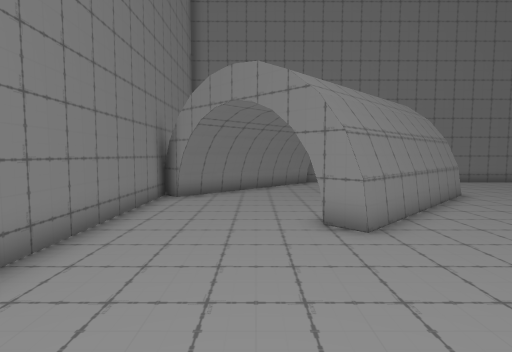
View 1 (above)

20 first-person views from a walk through a scene from a Unity 3-D project. The camera is 1.5 m above the floor, tilts 4° down and sees 80° across. The floor is counted in squares, 1 m on a side. Each view is taken from the middle of a square. On the plan, view 1 faces up. The plan holds only what a view shows up to about 15 squares ahead; the rest is blank. The player character is not drawn.

View 2
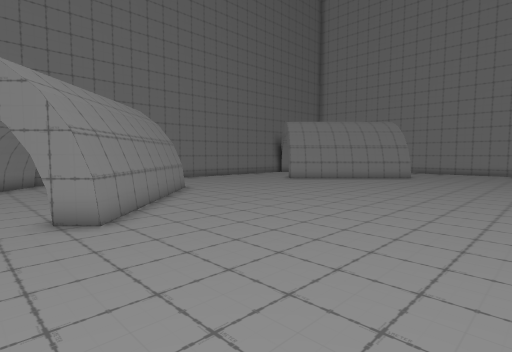

View 3
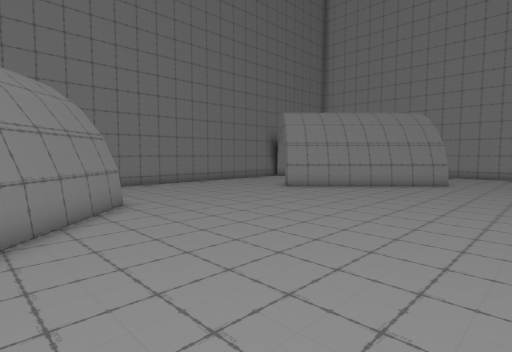

View 4
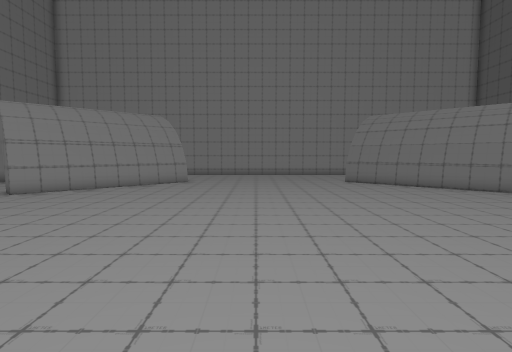

View 5
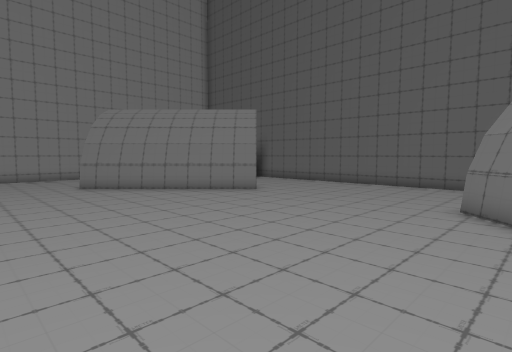

View 6
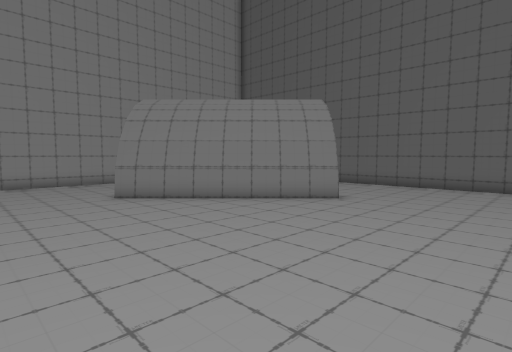

View 7
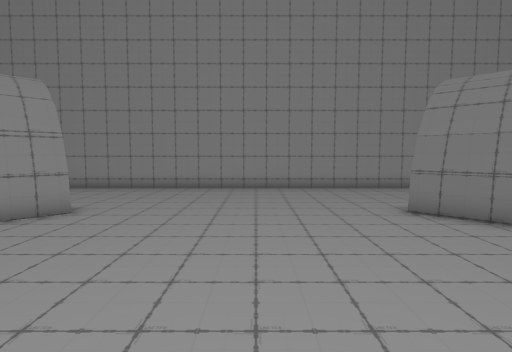

View 8
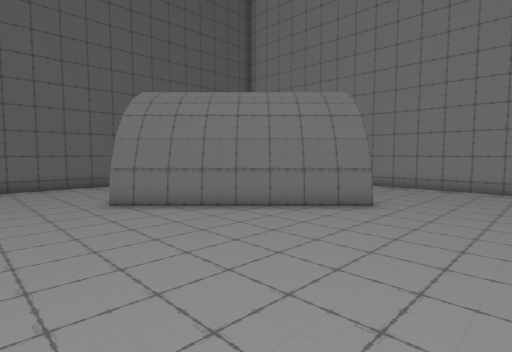

View 9
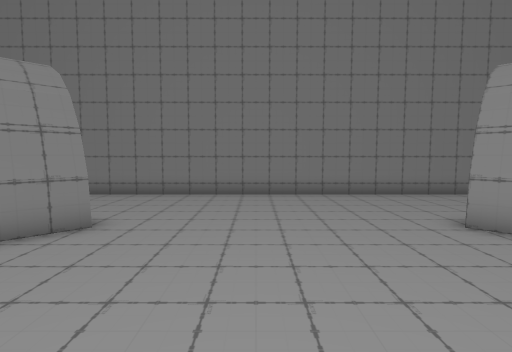

View 10
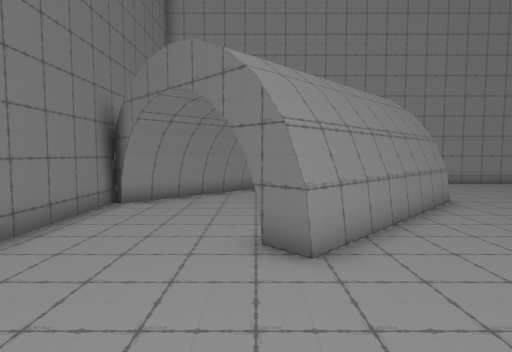

View 11
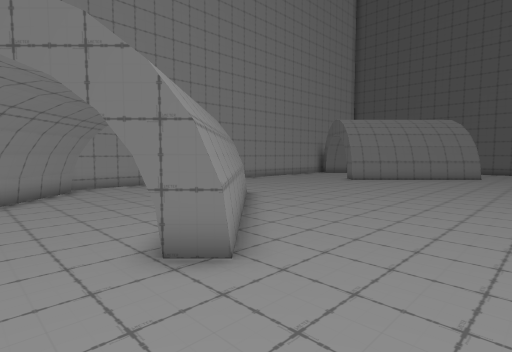

View 12
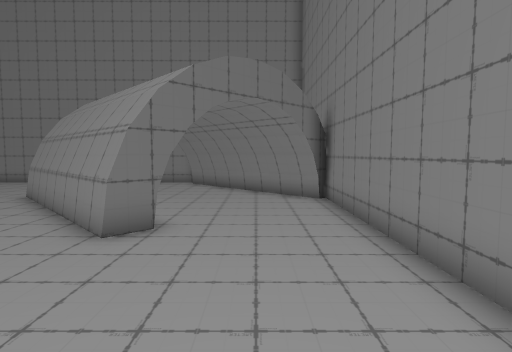

View 13
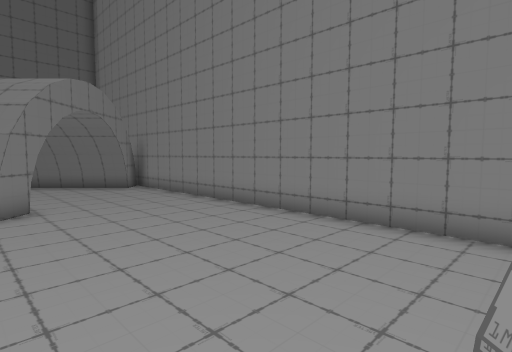

View 14
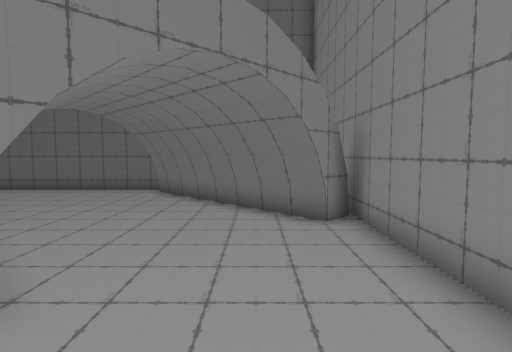

View 15
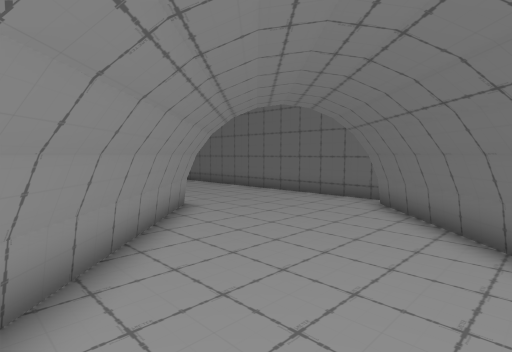

View 16
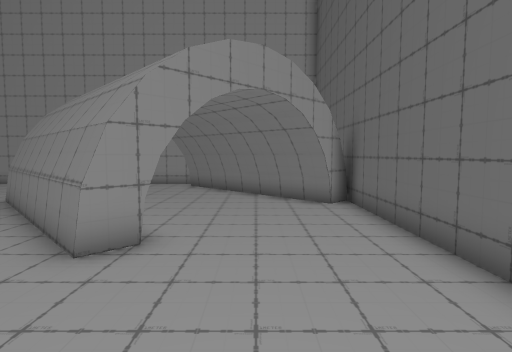

View 17
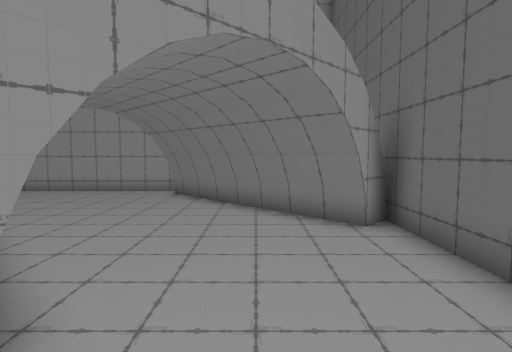

View 18
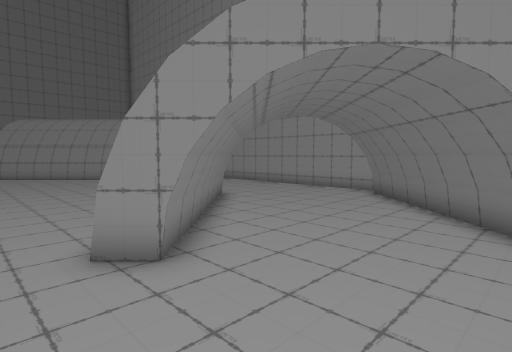

View 19
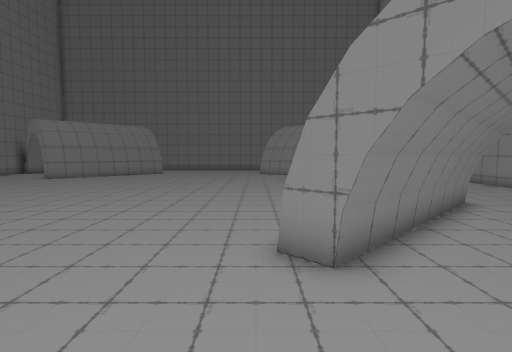

View 20
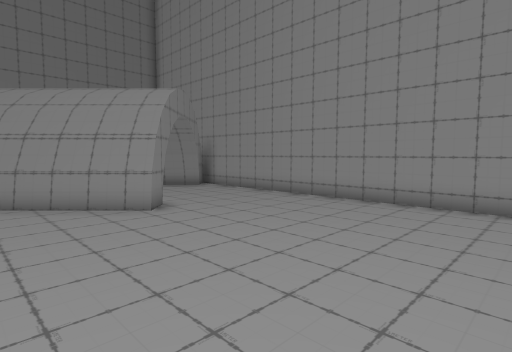

### Floor plan
Points are (right, up) in squares from view 1. A wall is a line through its corners. A room is listed if a view was taken in it or the views show most of it. See-through windows are left out.
Room 1 (views 1, 2, 3, 4, 5, 6, 7, 8, 9, 10, 11, 12, 13, 14, 15, 16, 17, 18, 19, 20)
walls: (2.3, -2.9) (7.8, -8.4); (15.4, -8.4) (20.9, -2.9); (7.1, -9.1) (2.1, -4); (7.6, 11.3) (2.1, 5.8); (20.8, 5.8) (15.4, 11.3); (1.2, -3.9) (2.1, -3) (7.6, -8.6); (6.9, -9.3) (1.7, -4.1); (21.6, -3.6) (16, -9.2); (21.8, -3.8) (16.3, -9.3) (15.6, -8.6) (21, -3.1); (6.5, 12.4) (7.4, 11.4) (2, 6) (1, 6.9); (21.9, 6.9) (21, 5.9) (15.5, 11.4) (16.4, 12.3); (-2.6, -7.7) (2.9, -13.2); (20, -13.1) (25.5, -7.6); (3, 15.8) (-2.4, 10.3) (-3.4, 11.3); (3.1, -14) (21.6, -14); (20.2, -13.3) (25.7, -7.8); (2.9, 16) (-2.6, 10.5); (25.4, 10.3) (19.9, 15.8); (-3.3, -8.5) (-2.4, -7.5) (3.2, -13); (2.8, 16.2) (-2.8, 10.6); (25.5, 10.4) (20, 15.9); (25.7, 10.6) (20.1, 16.1); (26.5, -7.6) (26.5, 10.4); (-3.4, 11.8) (-3.4, -9.5); (20.5, 16.4) (2.4, 16.4)

Positions as (right, up) in squares from view 1, and headings:
1: (0, 0), facing up
2: (0, -1), facing up-right
3: (4, 2), facing up-right
4: (4, 2), facing right
5: (6, 1), facing down-right
6: (10, 1), facing down-right
7: (13, 1), facing right
8: (11, 1), facing down-left
9: (11, 5), facing up
10: (11, 12), facing right
11: (12, 14), facing down-right
12: (13, 14), facing left
13: (3, 6), facing down-left
14: (-1, -1), facing down
15: (-1, -4), facing down-right
16: (11, -11), facing right
17: (14, -11), facing right
18: (14, -13), facing up-right
19: (15, -13), facing up
20: (17, -2), facing up-right
